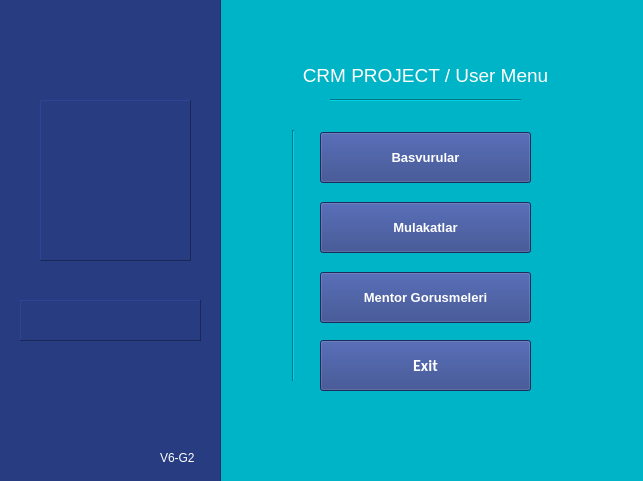
<?xml version="1.0" encoding="UTF-8"?>
<ui version="4.0">
 <class>tercihmenu</class>
 <widget class="QMainWindow" name="tercihmenu">
  <property name="geometry">
   <rect>
    <x>0</x>
    <y>0</y>
    <width>643</width>
    <height>481</height>
   </rect>
  </property>
  <property name="windowTitle">
   <string>CRM - Tercih  Menu </string>
  </property>
  <property name="windowIcon">
   <iconset>
    <normaloff>../../../giris sayfalari/logo-icon.png</normaloff>../../../giris sayfalari/logo-icon.png</iconset>
  </property>
  <property name="styleSheet">
   <string notr="true">background-color: rgb(0, 180, 200);</string>
  </property>
  <widget class="QWidget" name="centralwidget">
   <widget class="QLabel" name="label_4">
    <property name="geometry">
     <rect>
      <x>250</x>
      <y>20</y>
      <width>351</width>
      <height>111</height>
     </rect>
    </property>
    <property name="palette">
     <palette>
      <active>
       <colorrole role="WindowText">
        <brush brushstyle="SolidPattern">
         <color alpha="255">
          <red>255</red>
          <green>255</green>
          <blue>255</blue>
         </color>
        </brush>
       </colorrole>
       <colorrole role="Button">
        <brush brushstyle="SolidPattern">
         <color alpha="255">
          <red>0</red>
          <green>180</green>
          <blue>200</blue>
         </color>
        </brush>
       </colorrole>
       <colorrole role="Text">
        <brush brushstyle="SolidPattern">
         <color alpha="255">
          <red>255</red>
          <green>255</green>
          <blue>255</blue>
         </color>
        </brush>
       </colorrole>
       <colorrole role="ButtonText">
        <brush brushstyle="SolidPattern">
         <color alpha="255">
          <red>255</red>
          <green>255</green>
          <blue>255</blue>
         </color>
        </brush>
       </colorrole>
       <colorrole role="Base">
        <brush brushstyle="SolidPattern">
         <color alpha="255">
          <red>0</red>
          <green>180</green>
          <blue>200</blue>
         </color>
        </brush>
       </colorrole>
       <colorrole role="Window">
        <brush brushstyle="SolidPattern">
         <color alpha="255">
          <red>0</red>
          <green>180</green>
          <blue>200</blue>
         </color>
        </brush>
       </colorrole>
      </active>
      <inactive>
       <colorrole role="WindowText">
        <brush brushstyle="SolidPattern">
         <color alpha="255">
          <red>255</red>
          <green>255</green>
          <blue>255</blue>
         </color>
        </brush>
       </colorrole>
       <colorrole role="Button">
        <brush brushstyle="SolidPattern">
         <color alpha="255">
          <red>0</red>
          <green>180</green>
          <blue>200</blue>
         </color>
        </brush>
       </colorrole>
       <colorrole role="Text">
        <brush brushstyle="SolidPattern">
         <color alpha="255">
          <red>255</red>
          <green>255</green>
          <blue>255</blue>
         </color>
        </brush>
       </colorrole>
       <colorrole role="ButtonText">
        <brush brushstyle="SolidPattern">
         <color alpha="255">
          <red>255</red>
          <green>255</green>
          <blue>255</blue>
         </color>
        </brush>
       </colorrole>
       <colorrole role="Base">
        <brush brushstyle="SolidPattern">
         <color alpha="255">
          <red>0</red>
          <green>180</green>
          <blue>200</blue>
         </color>
        </brush>
       </colorrole>
       <colorrole role="Window">
        <brush brushstyle="SolidPattern">
         <color alpha="255">
          <red>0</red>
          <green>180</green>
          <blue>200</blue>
         </color>
        </brush>
       </colorrole>
      </inactive>
      <disabled>
       <colorrole role="WindowText">
        <brush brushstyle="SolidPattern">
         <color alpha="255">
          <red>255</red>
          <green>255</green>
          <blue>255</blue>
         </color>
        </brush>
       </colorrole>
       <colorrole role="Button">
        <brush brushstyle="SolidPattern">
         <color alpha="255">
          <red>0</red>
          <green>180</green>
          <blue>200</blue>
         </color>
        </brush>
       </colorrole>
       <colorrole role="Text">
        <brush brushstyle="SolidPattern">
         <color alpha="255">
          <red>255</red>
          <green>255</green>
          <blue>255</blue>
         </color>
        </brush>
       </colorrole>
       <colorrole role="ButtonText">
        <brush brushstyle="SolidPattern">
         <color alpha="255">
          <red>255</red>
          <green>255</green>
          <blue>255</blue>
         </color>
        </brush>
       </colorrole>
       <colorrole role="Base">
        <brush brushstyle="SolidPattern">
         <color alpha="255">
          <red>0</red>
          <green>180</green>
          <blue>200</blue>
         </color>
        </brush>
       </colorrole>
       <colorrole role="Window">
        <brush brushstyle="SolidPattern">
         <color alpha="255">
          <red>0</red>
          <green>180</green>
          <blue>200</blue>
         </color>
        </brush>
       </colorrole>
      </disabled>
     </palette>
    </property>
    <property name="font">
     <font>
      <family>Microsoft Sans Serif</family>
      <pointsize>14</pointsize>
      <weight>50</weight>
      <bold>false</bold>
     </font>
    </property>
    <property name="styleSheet">
     <string notr="true">color: white;
</string>
    </property>
    <property name="text">
     <string>CRM PROJECT / User Menu</string>
    </property>
    <property name="alignment">
     <set>Qt::AlignCenter</set>
    </property>
   </widget>
   <widget class="QPushButton" name="basvurular_btn">
    <property name="geometry">
     <rect>
      <x>320</x>
      <y>132</y>
      <width>211</width>
      <height>51</height>
     </rect>
    </property>
    <property name="font">
     <font>
      <pointsize>10</pointsize>
      <weight>75</weight>
      <bold>true</bold>
     </font>
    </property>
    <property name="styleSheet">
     <string notr="true">QPushButton {
background-color: rgb(40, 60, 130);
color: #fff
}
QPushButton:hover {
background-color: rgb(218,30,60)
}</string>
    </property>
    <property name="text">
     <string>Basvurular</string>
    </property>
   </widget>
   <widget class="QPushButton" name="mentorgo_btn">
    <property name="geometry">
     <rect>
      <x>320</x>
      <y>272</y>
      <width>211</width>
      <height>51</height>
     </rect>
    </property>
    <property name="font">
     <font>
      <pointsize>10</pointsize>
      <weight>75</weight>
      <bold>true</bold>
     </font>
    </property>
    <property name="styleSheet">
     <string notr="true">QPushButton {
background-color: rgb(40, 60, 130);
color: #fff
}
QPushButton:hover {
background-color: rgb(218,30,60)
}</string>
    </property>
    <property name="text">
     <string>Mentor Gorusmeleri</string>
    </property>
   </widget>
   <widget class="QPushButton" name="mulakatlar_btn">
    <property name="geometry">
     <rect>
      <x>320</x>
      <y>202</y>
      <width>211</width>
      <height>51</height>
     </rect>
    </property>
    <property name="font">
     <font>
      <pointsize>10</pointsize>
      <weight>75</weight>
      <bold>true</bold>
     </font>
    </property>
    <property name="styleSheet">
     <string notr="true">QPushButton {
background-color: rgb(40, 60, 130);
color: #fff
}
QPushButton:hover {
background-color: rgb(218,30,60)
}</string>
    </property>
    <property name="text">
     <string>Mulakatlar</string>
    </property>
   </widget>
   <widget class="Line" name="line_2">
    <property name="geometry">
     <rect>
      <x>330</x>
      <y>90</y>
      <width>191</width>
      <height>20</height>
     </rect>
    </property>
    <property name="orientation">
     <enum>Qt::Horizontal</enum>
    </property>
   </widget>
   <widget class="QPushButton" name="exit_btn">
    <property name="geometry">
     <rect>
      <x>320</x>
      <y>340</y>
      <width>211</width>
      <height>51</height>
     </rect>
    </property>
    <property name="font">
     <font>
      <family>Calibri</family>
      <pointsize>12</pointsize>
      <weight>75</weight>
      <bold>true</bold>
     </font>
    </property>
    <property name="styleSheet">
     <string notr="true">QPushButton {
background-color: rgb(40, 60, 130);
color: #fff
}
QPushButton:hover {
background-color: rgb(218,30,60)
}</string>
    </property>
    <property name="text">
     <string>Exit</string>
    </property>
   </widget>
   <widget class="QFrame" name="frame_left">
    <property name="geometry">
     <rect>
      <x>-30</x>
      <y>-10</y>
      <width>251</width>
      <height>511</height>
     </rect>
    </property>
    <property name="styleSheet">
     <string notr="true">background-color:  rgb(40, 60, 130);</string>
    </property>
    <property name="frameShape">
     <enum>QFrame::StyledPanel</enum>
    </property>
    <property name="frameShadow">
     <enum>QFrame::Raised</enum>
    </property>
    <widget class="QLabel" name="logo_lbl">
     <property name="geometry">
      <rect>
       <x>70</x>
       <y>110</y>
       <width>151</width>
       <height>161</height>
      </rect>
     </property>
     <property name="frameShape">
      <enum>QFrame::Panel</enum>
     </property>
     <property name="frameShadow">
      <enum>QFrame::Raised</enum>
     </property>
     <property name="text">
      <string/>
     </property>
     <property name="pixmap">
      <pixmap>logo-icon.png</pixmap>
     </property>
     <property name="scaledContents">
      <bool>true</bool>
     </property>
    </widget>
    <widget class="QLabel" name="logolbl_2">
     <property name="geometry">
      <rect>
       <x>50</x>
       <y>310</y>
       <width>181</width>
       <height>41</height>
      </rect>
     </property>
     <property name="frameShape">
      <enum>QFrame::Panel</enum>
     </property>
     <property name="frameShadow">
      <enum>QFrame::Raised</enum>
     </property>
     <property name="text">
      <string/>
     </property>
     <property name="pixmap">
      <pixmap>../images/logo.png</pixmap>
     </property>
     <property name="scaledContents">
      <bool>true</bool>
     </property>
    </widget>
    <widget class="QLabel" name="label">
     <property name="geometry">
      <rect>
       <x>190</x>
       <y>460</y>
       <width>55</width>
       <height>16</height>
      </rect>
     </property>
     <property name="styleSheet">
      <string notr="true">color: #fff</string>
     </property>
     <property name="text">
      <string>V6-G2</string>
     </property>
    </widget>
   </widget>
   <widget class="Line" name="line">
    <property name="geometry">
     <rect>
      <x>283</x>
      <y>130</y>
      <width>20</width>
      <height>251</height>
     </rect>
    </property>
    <property name="orientation">
     <enum>Qt::Vertical</enum>
    </property>
   </widget>
  </widget>
 </widget>
 <resources/>
 <connections/>
</ui>
